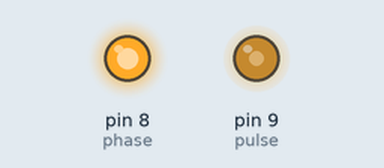
The sketch below on a simulated Arduino Uno, built with avr-gcc and run on an emulated ATmega328P. Parts: output pins drawn as LEDs (lit = HIGH).

Above: at 0.1 s.
Timing chart, 0 to 1.6 s (numbered marks = the images above):
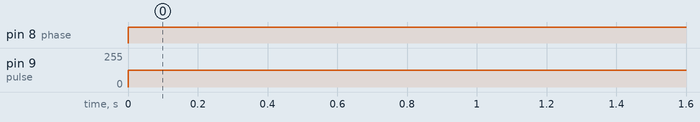

Measured:
- by itself, pin 8 (phase): LOW → HIGH at 0.00 s
- by itself, pin 9 (pulse): 0/255 → 127/255 at 0.00 s

The sketch:

water_motor.ino
```cpp
//	Title: Test Code for Motor Pump with PWM
//	Author: Yaz Khoury
//	Date: September 2015

int pulse = 9;	// PWM Output
int phase = 8;	// Phase Output

// Duty cycle variables
int zeroDuty = 0;
int quarterDuty = 64;
int halfDuty = 127;
int tripQuartDuty = 191;
int fullDuty = 255;


void setup() {
	pinMode(pulse, OUTPUT);
	pinMode(phase, OUTPUT);

}

void loop() {
	analogWrite(pulse, halfDuty);
	digitalWrite(phase, HIGH);

}
```
